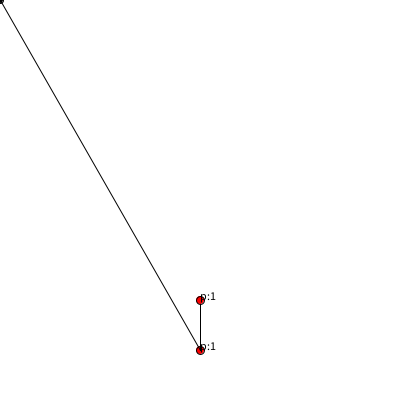
Frame 1 (no input)
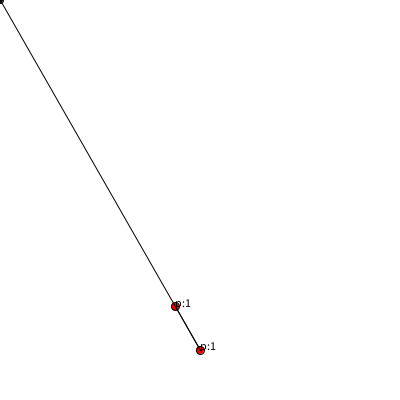
Frame 60 (the mouse pressed at the canvas centre just before this capture)
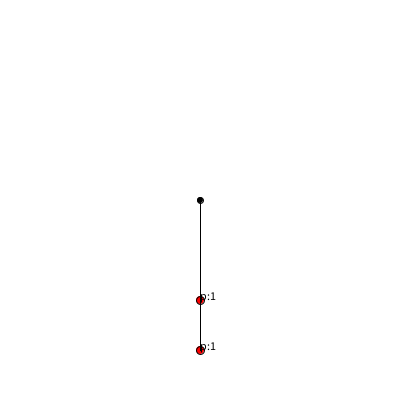
Frame 120 (the mouse held since frame 60 and released just before this capture)

The Processing sketch that drew these frames (run headless with seeded random() and noise(); from frame 60 on, the mouse is pressed at the canvas centre):

// Processing sketch: week14_6_ik_inverse_kinematics_part4
// ── week14_6_ik_inverse_kinematics_part4.pde
// week14_6_ik_inverse_kinematics_part4
// 用簡單的線段，來解真的 ID 的運算
void setup(){
  size(400, 400);
  for(int i=0; i<2; i++){ // 把頂點從下到上放好
    p[i] = new PVector(200, 350-50*i);
  }
}
PVector [] p = new PVector[2]; // 有2個頂點
void draw(){
  background(255);
  for(int i=0; i<2; i++){ // 用迴圈，畫點、畫字
    if(i>0) line(p[i-1].x, p[i-1].y, p[i].x, p[i].y);
    fill(255, 0, 0); // 紅色的圈圈
    ellipse(p[i].x, p[i].y, 8, 8);
    fill(0); // 黑色的字
    text("p:"+1,p[i].x, p[i].y); // 字往右一點點
  }
  PVector now = new PVector(mouseX, mouseY); //現在的位置
  PVector v = PVector.sub(now, p[0]).normalize().mult(50); // 短向量
  // 因為長度限制為50， 所以長向量 先長度變成1 再乘上50
  p[1].x = p[0].x + v.x; // 新的位置，是中心，再加上長度50這小段
  p[1].y = p[0].y + v.y; // 新的位置，是中心，再加上長度50這小段
  ellipse(mouseX, mouseY, 6, 6); //滑鼠也有一個小點，要控制座標移動
  line(p[0].x, p[0].y, mouseX, mouseY);
}
